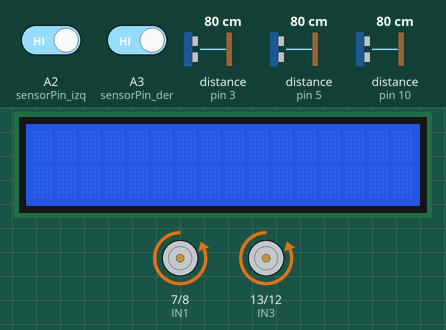
A sketch run on a simulated Arduino Uno, built with avr-gcc and run on an emulated ATmega328P. Shown: 16×2 character LCD, motor-driver pin pairs drawn as motors (green arrow = first pin HIGH = forward, orange = second pin HIGH = backward, longer = more drive, scaled by the enable pin). Wiring (inferred from the names in the program): 3 × ultrasonic range finder: trigger pin 2, echo pin 3 / trigger pin 4, echo pin 5 / trigger pin 6, echo pin 10. The test bench sets the inputs (shaded band); at power-on: A2 (sensorPin_izq) HIGH, distance to the obstacle (sensors on pin 3, pin 5, pin 10) 80 cm, A3 (sensorPin_der) HIGH. The echo pulse lasts 58.3 µs per cm; what the sketch prints to the serial monitor is not drawn.

Above: at 2.7 s.
2.8 s: A2 (sensorPin_izq) driven LOW
At 3.2 s:
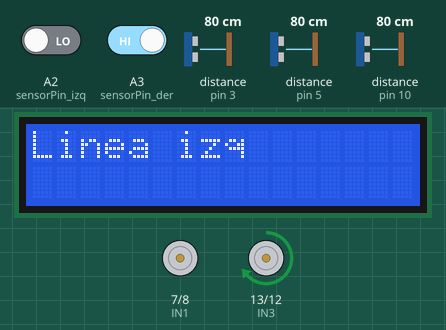
5.8 s: distance to the obstacle (sensor on pin 3) set to 43 cm
7.3 s: distance to the obstacle (sensor on pin 3) set to 38 cm
At 8.3 s:
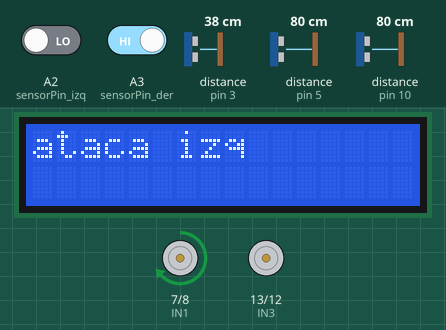
10.3 s: distance to the obstacle (sensor on pin 5) set to 41 cm
12.5 s: distance to the obstacle (sensor on pin 5) set to 33 cm
At 13.0 s:
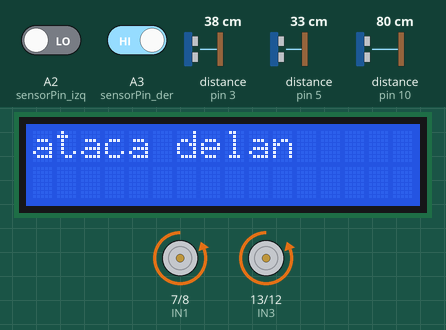
15.5 s: distance to the obstacle (sensor on pin 10) set to 2 cm
At 16.0 s:
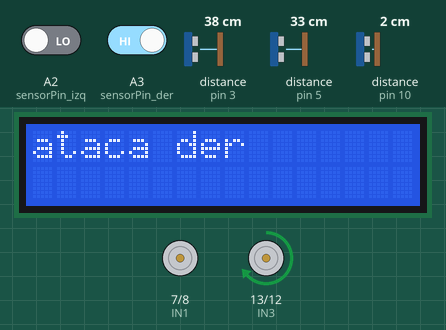
Timing chart, 0 to 19.5 s (numbered marks = the images above; inputs shaded):
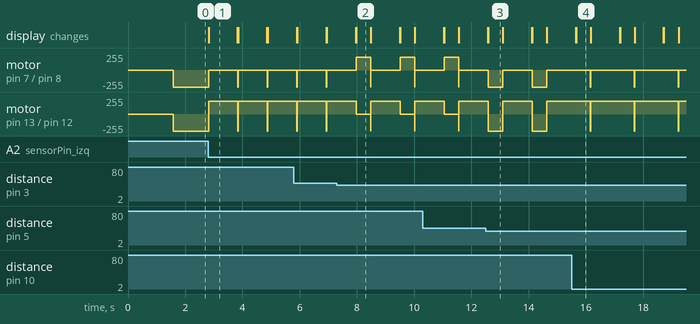

Measured:
- the behaviour switches between 41 and 40 cm on distance to the obstacle (sensor on pin 3) (found by bisection; images 1 and 2)
- the behaviour switches between 38 and 37 cm on distance to the obstacle (sensor on pin 5) (found by bisection; images 2 and 3)
- after the input at 2.8 s, motor on pin 7 (IN1) / pin 8 (IN2): backward 255/255 → stopped at once; motor on pin 13 (IN3) / pin 12 (IN4): backward 255/255 → forward 190/255 at once; the display: changes at once (image 1)
- after the input at 7.3 s, motor on pin 7 (IN1) / pin 8 (IN2): alternates forward 190/255 for 0.50 s and stopped for 1.0 s, starting after 0.68 s; motor on pin 13 (IN3) / pin 12 (IN4): alternates forward 190/255 for 1.0 s and stopped for 0.50 s, starting after 0.68 s; the display: first differs from a run without the input after 0.68 s (image 2)
- after the input at 12.5 s, the display: first differs from a run without the input after 0.09 s (image 3)
- after the input at 15.5 s, the display: first differs from a run without the input after 0.16 s (image 4)
- what the display in image 1 shows lasts 1.0 s, from 2.8 s to 3.8 s

The sketch:

CodigoFinal.ino
```cpp
#include <Wire.h>
#include <LiquidCrystal_I2C.h>

LiquidCrystal_I2C lcd(0x27,16,2);  //

//Pines de los Motores
int IN1 = 7;      // IN1 de L298N a pin digital 2
int IN2 = 8;      // IN2 de L298N a pin digital 3
int ENA = 9;      // ENA de L298N a pin digital 5
int IN3 =13;
int IN4 =12;
int ENB=11;

//Pines para sensores
  //Centro
const int Trigger_centro = 4;
const int Echo_centro = 5;

//Izquierda
const int Trigger_izq = 2;
const int Echo_izq = 3;

//Derecha
const int Trigger_der = 6;
const int Echo_der = 10;

//Pines infrarrojos
const int sensorPin_izq=A2;
const int sensorPin_der = A3;


void setup(){
  Serial.begin(9600);
  //Inicializacion Motores
  pinMode(IN1, OUTPUT);   // pin 2 como salida
  pinMode(IN2, OUTPUT);   // pin 3 como salida
  pinMode(ENA,OUTPUT);
  pinMode(IN3, OUTPUT);   // pin 2 como salida
  pinMode(IN4, OUTPUT);   // pin 3 como salida
  pinMode(ENB,OUTPUT);
   // pin 5 como salida

  //Inicializacion de la pantalla LCD
  lcd.init();

  //Encender la luz de fondo.
  lcd.backlight();

  // Escribimos el Mensaje en el LCD.
  lcd.print("Hola Mundo");
  lcd.clear();

  //Inicializacion Sensores
  pinMode(Trigger_centro, OUTPUT); //pin como salida
  pinMode(Echo_centro, INPUT);  //pin como entrada
  digitalWrite(Trigger_centro, LOW);//Inicializamos el pin con 0

  pinMode(Trigger_izq, OUTPUT); //pin como salida
  pinMode(Echo_izq, INPUT);  //pin como entrada
  digitalWrite(Trigger_izq, LOW);//Inicializamos el pin con 0

  pinMode(Trigger_der, OUTPUT); //pin como salida
  pinMode(Echo_der, INPUT);  //pin como entrada
  digitalWrite(Trigger_der, LOW);//Inicializamos el pin con 0

  //Inicializamos infrarrojos
  pinMode(sensorPin_izq , INPUT);  //definir pin como entrada
  pinMode(sensorPin_der , INPUT);  //definir pin como entrada

  delay(1500);

}

void loop(){
  bool accion = false;
    int valor_ultrasonidos = 0;
    int value_izq = 0;
  int value_der = 0;
  value_izq = digitalRead(sensorPin_izq );  //lectura digital de pin
  value_der = digitalRead(sensorPin_der ); // lectura digital del p

    //Motor avanza
    motorAvanza();

    lcd.clear();
  if (value_izq == 0 && !accion) {
      Serial.println("Detectado obstaculo izq");
      lcd.print("Linea izq");
      motorGiraDer();
      accion = true;
      delay(1000);
  }
  lcd.clear();
  if (value_der == 0 && !accion) {
      Serial.println("Detectado obstaculo der");
      lcd.print("Linea der");
      motorGiraIzq();
      accion = true;
      delay(1000);

  }
  lcd.clear();
  lcd.setCursor(0,0);

  valor_ultrasonidos = sensores();
    if(valor_ultrasonidos == 0){

        lcd.print("ataca delan");
        motorAvanza();
         delay(500);
    }
     if(valor_ultrasonidos == 2){
         lcd.print("ataca der");
        motorGiraDer();
         delay(500);
    }
     if(valor_ultrasonidos == 1){
         lcd.print("ataca izq");
        motorGiraIzq();
         delay(500);
    }


}

void motorAvanza(){


  //Motor Izquierdo
  digitalWrite(IN1, LOW);        // IN1 en 1
  digitalWrite(IN2, HIGH);


  analogWrite(ENA, 255);
         // el valor de velocidad y aplica a ENA

  digitalWrite(IN3, LOW);        // IN1 en 1
  digitalWrite(IN4, HIGH); // IN2 en 0
  analogWrite(ENB, 255);
}

void motorGiraIzq(){


  digitalWrite(IN1, HIGH);        // IN1 en 1
  digitalWrite(IN2, LOW);


  analogWrite(ENA, 190);
         // el valor de velocidad y aplica a ENA

  digitalWrite(IN3, LOW);        // IN1 en 1
  digitalWrite(IN4, LOW); // IN2 en 0
  analogWrite(ENB, 190);
}

void motorGiraDer(){

  digitalWrite(IN1, LOW);        // IN1 en 1
  digitalWrite(IN2, LOW);


  analogWrite(ENA, 190);
         // el valor de velocidad y aplica a ENA

  digitalWrite(IN3, HIGH);        // IN1 en 1
  digitalWrite(IN4, LOW); // IN2 en 0
  analogWrite(ENB, 190);
}

int  sensores(){
long t_centro, t_izq, t_der, t_min1, t_min2; //timepo que demora en llegar el eco
  long d; //distancia en centimetros

  int centro = 0, izquierda = 1, derecha =2, devolver = -1;

  //Distancia centro
  digitalWrite(Trigger_centro, HIGH);
  delayMicroseconds(10);          //Enviamos un pulso de 10us
  digitalWrite(Trigger_centro, LOW);

  t_centro = pulseIn(Echo_centro, HIGH); //obtenemos el ancho del pulso

  //Distancia izq
  digitalWrite(Trigger_izq, HIGH);
  delayMicroseconds(10);          //Enviamos un pulso de 10us
  digitalWrite(Trigger_izq, LOW);

  t_izq = pulseIn(Echo_izq, HIGH); //obtenemos el ancho del pulso

  //Distancia der
  digitalWrite(Trigger_der, HIGH);
  delayMicroseconds(10);          //Enviamos un pulso de 10us
  digitalWrite(Trigger_der, LOW);

  t_der = pulseIn(Echo_der, HIGH); //obtenemos el ancho del pulso

  t_min1 = min(t_centro, t_izq);
  t_min2 = min(t_min1, t_der);

  if(t_min2 == t_centro){
    devolver = centro;
    Serial.println("Centro");
  }
  if(t_min2 == t_der){
    devolver = derecha;
    Serial.println("Derecha");
  }
  if(t_min2 == t_izq){
    devolver = izquierda;
    Serial.println("Izquierda");
  }


  d = t_min2/59;             //escalamos el tiempo a una distancia en cm
  if(d < 40){
      return devolver;
  }
  else{
      devolver = -1;
    return devolver;
  }
 /* Serial.print("Distancia: ");
  Serial.print(d);      //Enviamos serialmente el valor de la distancia
  Serial.print("cm");
  Serial.println();
  delay(100);       */   //Hacemos una pausa de 100ms*/
}
```
